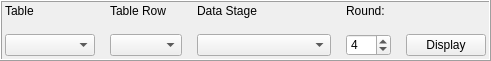
       <widget class="QFrame" name="statsExplDSFrame">
        <property name="geometry">
         <rect>
          <x>10</x>
          <y>10</y>
          <width>491</width>
          <height>61</height>
         </rect>
        </property>
        <property name="styleSheet">
         <string notr="true">border-color: rgb(0, 0, 0);</string>
        </property>
        <property name="frameShape">
         <enum>QFrame::Box</enum>
        </property>
        <property name="frameShadow">
         <enum>QFrame::Raised</enum>
        </property>
        <widget class="QWidget" name="gridLayoutWidget_34">
         <property name="geometry">
          <rect>
           <x>0</x>
           <y>0</y>
           <width>491</width>
           <height>61</height>
          </rect>
         </property>
         <layout class="QGridLayout" name="statsExplDSGrid" columnstretch="2,1,3,1,1">
          <property name="leftMargin">
           <number>5</number>
          </property>
          <property name="topMargin">
           <number>2</number>
          </property>
          <property name="rightMargin">
           <number>5</number>
          </property>
          <property name="bottomMargin">
           <number>5</number>
          </property>
          <property name="spacing">
           <number>15</number>
          </property>
          <item row="1" column="4">
           <widget class="QPushButton" name="statsExplDisplayButton">
            <property name="text">
             <string>Display</string>
            </property>
           </widget>
          </item>
          <item row="0" column="2">
           <widget class="QLabel" name="label_112">
            <property name="toolTip">
             <string/>
            </property>
            <property name="text">
             <string>Data Stage</string>
            </property>
           </widget>
          </item>
          <item row="0" column="0">
           <widget class="QLabel" name="label_111">
            <property name="toolTip">
             <string>Dep, Indep, Risk Adj.</string>
            </property>
            <property name="text">
             <string>Table</string>
            </property>
           </widget>
          </item>
          <item row="1" column="1">
           <widget class="QComboBox" name="statsExplRowCombo"/>
          </item>
          <item row="0" column="1">
           <widget class="QLabel" name="label_12">
            <property name="text">
             <string>Table Row</string>
            </property>
           </widget>
          </item>
          <item row="1" column="2">
           <widget class="QComboBox" name="statsExplStageCombo"/>
          </item>
          <item row="1" column="0">
           <widget class="QComboBox" name="statsExplVarCombo"/>
          </item>
          <item row="0" column="3">
           <widget class="QLabel" name="label_131">
            <property name="text">
             <string>Round:</string>
            </property>
           </widget>
          </item>
          <item row="1" column="3">
           <widget class="QSpinBox" name="statsExplRoundSpin">
            <property name="value">
             <number>4</number>
            </property>
           </widget>
          </item>
         </layout>
        </widget>
       </widget>
